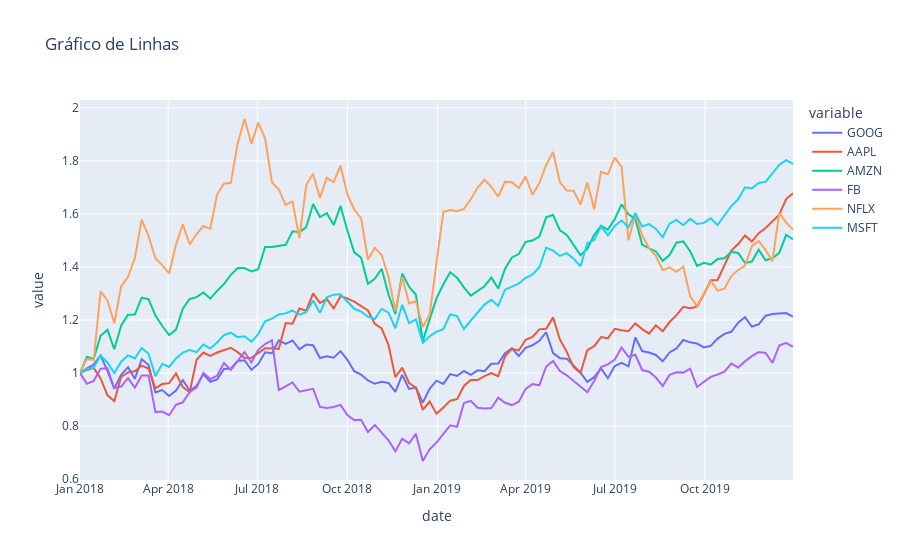

The notebook cell this image was saved under:
### Code cell
df_sem_idx = px.data.stocks(indexed=False)
df_sem_idx['date'] = pd.to_datetime(df_sem_idx['date'], format="%Y-%m-%d")

fig = px.line(df_sem_idx, x="date", y=df_sem_idx.columns,
              hover_data={"date": "|%B %d, %Y"})

fig.show()
